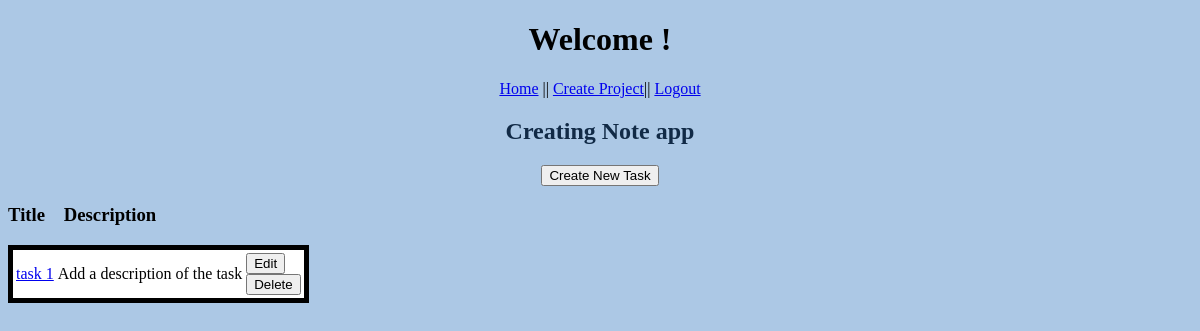
Page /view_project/1 (signed in) on the committed database.
### models.py (models this page shows, shortened)
class Project(db.Model):
    id = db.Column('id', db.Integer, primary_key = True)
    title = db.Column('title', db.String(200))
    detail = db.Column('detail', db.String(1000))
    company_name = db.Column('company_name', db.String(100))

class Task(db.Model):
    id = db.Column('id', db.Integer, primary_key = True)
    project_id = db.Column(db.Integer, db.ForeignKey('project.id'), nullable=False)
    title = db.Column('title', db.String(200))
    description = db.Column('description', db.String(1000))

### app.py (the view)
@app.route('/view_project/<project_id>')
def get_project(project_id):
    if session.get('user'):
        my_project = find_project_by_id(project_id)
        tasks = find_tasks_by_project(project_id)
        return render_template('view_project.html', project=my_project, user=session['user'], proj_tasks=tasks)
    return redirect(url_for('login'))

### models.py (called while the page is built)
def find_project_by_id(p_id):
    return db.session.query(Project).filter_by(id = p_id).one()

def find_tasks_by_project(p_id):
    return db.session.query(Task).filter_by(project_id = p_id).all()

### templates/view_project.html (shortened to what this page needs)
<!DOCTYPE html>
<html lang="en">
    <head>
        <link rel="stylesheet" href="{{ url_for('static', filename='main.css')}}">
    </head>
    <body>
        <h1>Welcome {{user.username}}!</h1>
        <nav>
            <a href="{{ url_for('index') }}">Home</a> ||
            <a href="{{ url_for('new_project') }}">Create Project</a>||
            <a href="{{ url_for('logout') }}">Logout</a>
        </nav>
        <div class="projectView">
            <h2>{{project.title}}</h2>
            <form action="{{ url_for('new_task', project_id=project.id)}}">
                <input type="submit" value="Create New Task">
            </form>
        </div>
        <h3>Title&emsp;Description</h3>
        <div class="box">
            <table class="insideBox">
                {% for task in proj_tasks%}
                <tr>
                    <td><a href="{{ url_for('view_task', project_id=project.id, t_id=task.id)}}">{{task.title}}</a></td>
                    <td>{{task.description}}</td>
                    <td>
                        <form action="{{url_for('edit_task',project_id=project.id,t_id=task.id)}}" method = "get">
                            <input type="submit" value="Edit">
                        </form>
                        <form action="{{url_for('delete_task',project_id=project.id,t_id=task.id)}}" method = "post">
                            <input type="submit" value="Delete">
                        </form>
                    </td>
                </tr>
                {% endfor %}
            </table>
        </div>
    </body>
</html>

### static/main.css (style rules this page uses)
h1 { color:black; text-align: center; }
h2 { color: #112A46; }
body { background:#ACC8E5; }
nav { text-align: center; }
.box { width: 100%; height: 500px; width: 25em; text-align: center; }
.insideBox { background-color: white; text-align: left; border: 5px solid; margin-bottom: 20px; }
.projectView { text-align: center; }

### rows in the picture
Project: title "Creating Note app"
Task: title "task 1", description "Add a description of the task"
